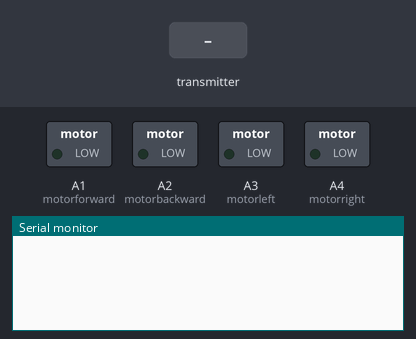
Simulated run of this sketch. Board: Arduino Uno, built with avr-gcc and run on an emulated ATmega328P. Parts: switched loads named in the sketch (green lamp = pin HIGH), the last lines printed to the serial monitor. The inputs (shaded band) are chosen by the test bench. No radio packets arrive unless stated.

Above: at 1.2 s.
1.3 s: the transmitter starts sending data.0 = 0
At 1.37 s:
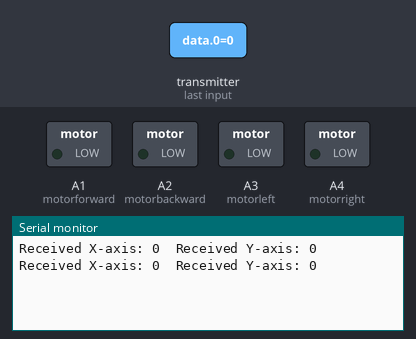
6.2 s: the transmitter starts sending data.0 = 256
At 6.37 s:
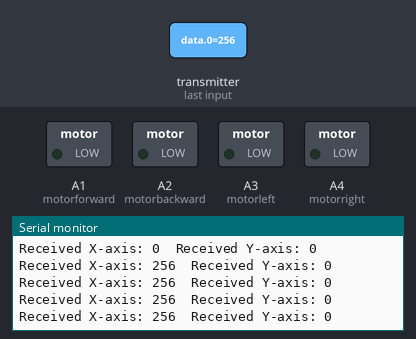
9.2 s: the transmitter starts sending data.1 = 256
At 9.42 s:
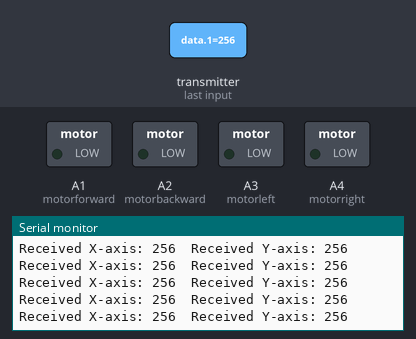

Measured:
- after the input at 1.3 s, the serial monitor: prints a new line at once (image 1)
- after the input at 6.2 s, the serial monitor: prints a new line at once (image 2)
- after the input at 9.2 s, the serial monitor: prints a new line at once (image 3)

The sketch:

L298NFINAL.ino
```cpp
#include <SPI.h>
#include "RF24.h"

const int motorforward = A1;
const int motorbackward = A2;
const int motorleft = A3;
const int motorright = A4;

int data[2];
RF24 radio(9, 8); // CE, CSN
const uint64_t pipe = 0xE8E8F0F0E1LL;

void setup() {
  pinMode(motorforward, OUTPUT);
  pinMode(motorbackward, OUTPUT);
  pinMode(motorleft, OUTPUT);
  pinMode(motorright, OUTPUT);

  Serial.begin(9600);
  radio.begin();
  radio.openReadingPipe(1, pipe);
  radio.startListening();
}

void loop() {
  if (radio.available()) {
    radio.read(&data, sizeof(data));
    int xvalue = data[0];
    int yvalue = data[1];

    // Control the motors based on received values
    if (yvalue > 1 && yvalue < 51) {
      digitalWrite(motorforward, HIGH);
      digitalWrite(motorbackward, HIGH);
    } else if (yvalue > 77 && yvalue < 128) {
      digitalWrite(motorforward, LOW);
      digitalWrite(motorbackward, LOW);
    } else {
      digitalWrite(motorforward, LOW);
      digitalWrite(motorbackward, LOW);
    }

    if (xvalue > 129 && xvalue < 179) {
      digitalWrite(motorleft, HIGH);
      digitalWrite(motorright, LOW);
    } else if (xvalue > 205 && xvalue < 255) {
      digitalWrite(motorleft, LOW);
      digitalWrite(motorright, HIGH);
    } else {
      digitalWrite(motorleft, LOW);
      digitalWrite(motorright, LOW);
    }

    Serial.print("Received X-axis: ");
    Serial.print(xvalue);
    Serial.print("\tReceived Y-axis: ");
    Serial.println(yvalue);
  }
}
```
